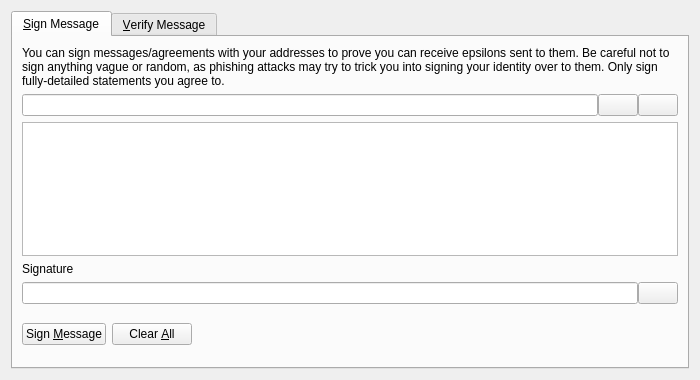
<?xml version="1.0" encoding="UTF-8"?>
<ui version="4.0">
 <class>SignVerifyMessageDialog</class>
 <widget class="QDialog" name="SignVerifyMessageDialog">
  <property name="geometry">
   <rect>
    <x>0</x>
    <y>0</y>
    <width>700</width>
    <height>380</height>
   </rect>
  </property>
  <property name="windowTitle">
   <string>Signatures - Sign / Verify a Message</string>
  </property>
  <property name="modal">
   <bool>true</bool>
  </property>
  <layout class="QVBoxLayout" name="verticalLayout">
   <item>
    <widget class="QTabWidget" name="tabWidget">
     <property name="currentIndex">
      <number>0</number>
     </property>
     <widget class="QWidget" name="tabSignMessage">
      <attribute name="title">
       <string>&amp;Sign Message</string>
      </attribute>
      <layout class="QVBoxLayout" name="verticalLayout_SM">
       <item>
        <widget class="QLabel" name="infoLabel_SM">
         <property name="text">
          <string>You can sign messages/agreements with your addresses to prove you can receive epsilons sent to them. Be careful not to sign anything vague or random, as phishing attacks may try to trick you into signing your identity over to them. Only sign fully-detailed statements you agree to.</string>
         </property>
         <property name="textFormat">
          <enum>Qt::PlainText</enum>
         </property>
         <property name="wordWrap">
          <bool>true</bool>
         </property>
        </widget>
       </item>
       <item>
        <layout class="QHBoxLayout" name="horizontalLayout_1_SM">
         <property name="spacing">
          <number>0</number>
         </property>
         <item>
          <widget class="QValidatedLineEdit" name="addressIn_SM">
           <property name="toolTip">
            <string>The Epsilon address to sign the message with</string>
           </property>
          </widget>
         </item>
         <item>
          <widget class="QPushButton" name="addressBookButton_SM">
           <property name="toolTip">
            <string>Choose previously used address</string>
           </property>
           <property name="text">
            <string/>
           </property>
           <property name="icon">
            <iconset resource="../bitcoin.qrc">
             <normaloff>:/icons/address-book</normaloff>:/icons/address-book</iconset>
           </property>
           <property name="shortcut">
            <string>Alt+A</string>
           </property>
           <property name="autoDefault">
            <bool>false</bool>
           </property>
          </widget>
         </item>
         <item>
          <widget class="QPushButton" name="pasteButton_SM">
           <property name="toolTip">
            <string>Paste address from clipboard</string>
           </property>
           <property name="text">
            <string/>
           </property>
           <property name="icon">
            <iconset resource="../bitcoin.qrc">
             <normaloff>:/icons/editpaste</normaloff>:/icons/editpaste</iconset>
           </property>
           <property name="shortcut">
            <string>Alt+P</string>
           </property>
           <property name="autoDefault">
            <bool>false</bool>
           </property>
          </widget>
         </item>
        </layout>
       </item>
       <item>
        <widget class="QPlainTextEdit" name="messageIn_SM">
         <property name="toolTip">
          <string>Enter the message you want to sign here</string>
         </property>
        </widget>
       </item>
       <item>
        <widget class="QLabel" name="signatureLabel_SM">
         <property name="text">
          <string>Signature</string>
         </property>
         <property name="textFormat">
          <enum>Qt::PlainText</enum>
         </property>
        </widget>
       </item>
       <item>
        <layout class="QHBoxLayout" name="horizontalLayout_2_SM">
         <property name="spacing">
          <number>0</number>
         </property>
         <item>
          <widget class="QLineEdit" name="signatureOut_SM">
           <property name="font">
            <font>
             <italic>true</italic>
            </font>
           </property>
           <property name="readOnly">
            <bool>true</bool>
           </property>
          </widget>
         </item>
         <item>
          <widget class="QPushButton" name="copySignatureButton_SM">
           <property name="toolTip">
            <string>Copy the current signature to the system clipboard</string>
           </property>
           <property name="text">
            <string/>
           </property>
           <property name="icon">
            <iconset resource="../bitcoin.qrc">
             <normaloff>:/icons/editcopy</normaloff>:/icons/editcopy</iconset>
           </property>
           <property name="autoDefault">
            <bool>false</bool>
           </property>
          </widget>
         </item>
        </layout>
       </item>
       <item>
        <layout class="QHBoxLayout" name="horizontalLayout_3_SM">
         <item>
          <widget class="QPushButton" name="signMessageButton_SM">
           <property name="toolTip">
            <string>Sign the message to prove you own this Epsilon address</string>
           </property>
           <property name="text">
            <string>Sign &amp;Message</string>
           </property>
           <property name="icon">
            <iconset resource="../bitcoin.qrc">
             <normaloff>:/icons/edit</normaloff>:/icons/edit</iconset>
           </property>
           <property name="autoDefault">
            <bool>false</bool>
           </property>
          </widget>
         </item>
         <item>
          <widget class="QPushButton" name="clearButton_SM">
           <property name="toolTip">
            <string>Reset all sign message fields</string>
           </property>
           <property name="text">
            <string>Clear &amp;All</string>
           </property>
           <property name="icon">
            <iconset resource="../bitcoin.qrc">
             <normaloff>:/icons/remove</normaloff>:/icons/remove</iconset>
           </property>
           <property name="autoDefault">
            <bool>false</bool>
           </property>
          </widget>
         </item>
         <item>
          <spacer name="horizontalSpacer_1_SM">
           <property name="orientation">
            <enum>Qt::Horizontal</enum>
           </property>
           <property name="sizeHint" stdset="0">
            <size>
             <width>40</width>
             <height>48</height>
            </size>
           </property>
          </spacer>
         </item>
         <item>
          <widget class="QLabel" name="statusLabel_SM">
           <property name="font">
            <font>
             <weight>75</weight>
             <bold>true</bold>
            </font>
           </property>
           <property name="text">
            <string/>
           </property>
           <property name="wordWrap">
            <bool>true</bool>
           </property>
          </widget>
         </item>
         <item>
          <spacer name="horizontalSpacer_2_SM">
           <property name="orientation">
            <enum>Qt::Horizontal</enum>
           </property>
           <property name="sizeHint" stdset="0">
            <size>
             <width>40</width>
             <height>48</height>
            </size>
           </property>
          </spacer>
         </item>
        </layout>
       </item>
      </layout>
     </widget>
     <widget class="QWidget" name="tabVerifyMessage">
      <attribute name="title">
       <string>&amp;Verify Message</string>
      </attribute>
      <layout class="QVBoxLayout" name="verticalLayout_VM">
       <item>
        <widget class="QLabel" name="infoLabel_VM">
         <property name="text">
          <string>Enter the receiver's address, message (ensure you copy line breaks, spaces, tabs, etc. exactly) and signature below to verify the message. Be careful not to read more into the signature than what is in the signed message itself, to avoid being tricked by a man-in-the-middle attack. Note that this only proves the signing party receives with the address, it cannot prove sendership of any transaction!</string>
         </property>
         <property name="textFormat">
          <enum>Qt::PlainText</enum>
         </property>
         <property name="alignment">
          <set>Qt::AlignLeading|Qt::AlignLeft|Qt::AlignTop</set>
         </property>
         <property name="wordWrap">
          <bool>true</bool>
         </property>
        </widget>
       </item>
       <item>
        <layout class="QHBoxLayout" name="horizontalLayout_1_VM">
         <property name="spacing">
          <number>0</number>
         </property>
         <item>
          <widget class="QValidatedLineEdit" name="addressIn_VM">
           <property name="toolTip">
            <string>The Epsilon address the message was signed with</string>
           </property>
          </widget>
         </item>
         <item>
          <widget class="QPushButton" name="addressBookButton_VM">
           <property name="toolTip">
            <string>Choose previously used address</string>
           </property>
           <property name="text">
            <string/>
           </property>
           <property name="icon">
            <iconset resource="../bitcoin.qrc">
             <normaloff>:/icons/address-book</normaloff>:/icons/address-book</iconset>
           </property>
           <property name="shortcut">
            <string>Alt+A</string>
           </property>
           <property name="autoDefault">
            <bool>false</bool>
           </property>
          </widget>
         </item>
        </layout>
       </item>
       <item>
        <widget class="QPlainTextEdit" name="messageIn_VM"/>
       </item>
       <item>
        <widget class="QValidatedLineEdit" name="signatureIn_VM"/>
       </item>
       <item>
        <layout class="QHBoxLayout" name="horizontalLayout_2_VM">
         <item>
          <widget class="QPushButton" name="verifyMessageButton_VM">
           <property name="toolTip">
            <string>Verify the message to ensure it was signed with the specified Epsilon address</string>
           </property>
           <property name="text">
            <string>Verify &amp;Message</string>
           </property>
           <property name="icon">
            <iconset resource="../bitcoin.qrc">
             <normaloff>:/icons/transaction_0</normaloff>:/icons/transaction_0</iconset>
           </property>
           <property name="autoDefault">
            <bool>false</bool>
           </property>
          </widget>
         </item>
         <item>
          <widget class="QPushButton" name="clearButton_VM">
           <property name="toolTip">
            <string>Reset all verify message fields</string>
           </property>
           <property name="text">
            <string>Clear &amp;All</string>
           </property>
           <property name="icon">
            <iconset resource="../bitcoin.qrc">
             <normaloff>:/icons/remove</normaloff>:/icons/remove</iconset>
           </property>
           <property name="autoDefault">
            <bool>false</bool>
           </property>
          </widget>
         </item>
         <item>
          <spacer name="horizontalSpacer_1_VM">
           <property name="orientation">
            <enum>Qt::Horizontal</enum>
           </property>
           <property name="sizeHint" stdset="0">
            <size>
             <width>40</width>
             <height>48</height>
            </size>
           </property>
          </spacer>
         </item>
         <item>
          <widget class="QLabel" name="statusLabel_VM">
           <property name="font">
            <font>
             <weight>75</weight>
             <bold>true</bold>
            </font>
           </property>
           <property name="text">
            <string/>
           </property>
           <property name="wordWrap">
            <bool>true</bool>
           </property>
          </widget>
         </item>
         <item>
          <spacer name="horizontalSpacer_2_VM">
           <property name="orientation">
            <enum>Qt::Horizontal</enum>
           </property>
           <property name="sizeHint" stdset="0">
            <size>
             <width>40</width>
             <height>48</height>
            </size>
           </property>
          </spacer>
         </item>
        </layout>
       </item>
      </layout>
     </widget>
    </widget>
   </item>
  </layout>
 </widget>
 <customwidgets>
  <customwidget>
   <class>QValidatedLineEdit</class>
   <extends>QLineEdit</extends>
   <header>qvalidatedlineedit.h</header>
  </customwidget>
 </customwidgets>
 <resources>
  <include location="../bitcoin.qrc"/>
 </resources>
 <connections/>
</ui>
